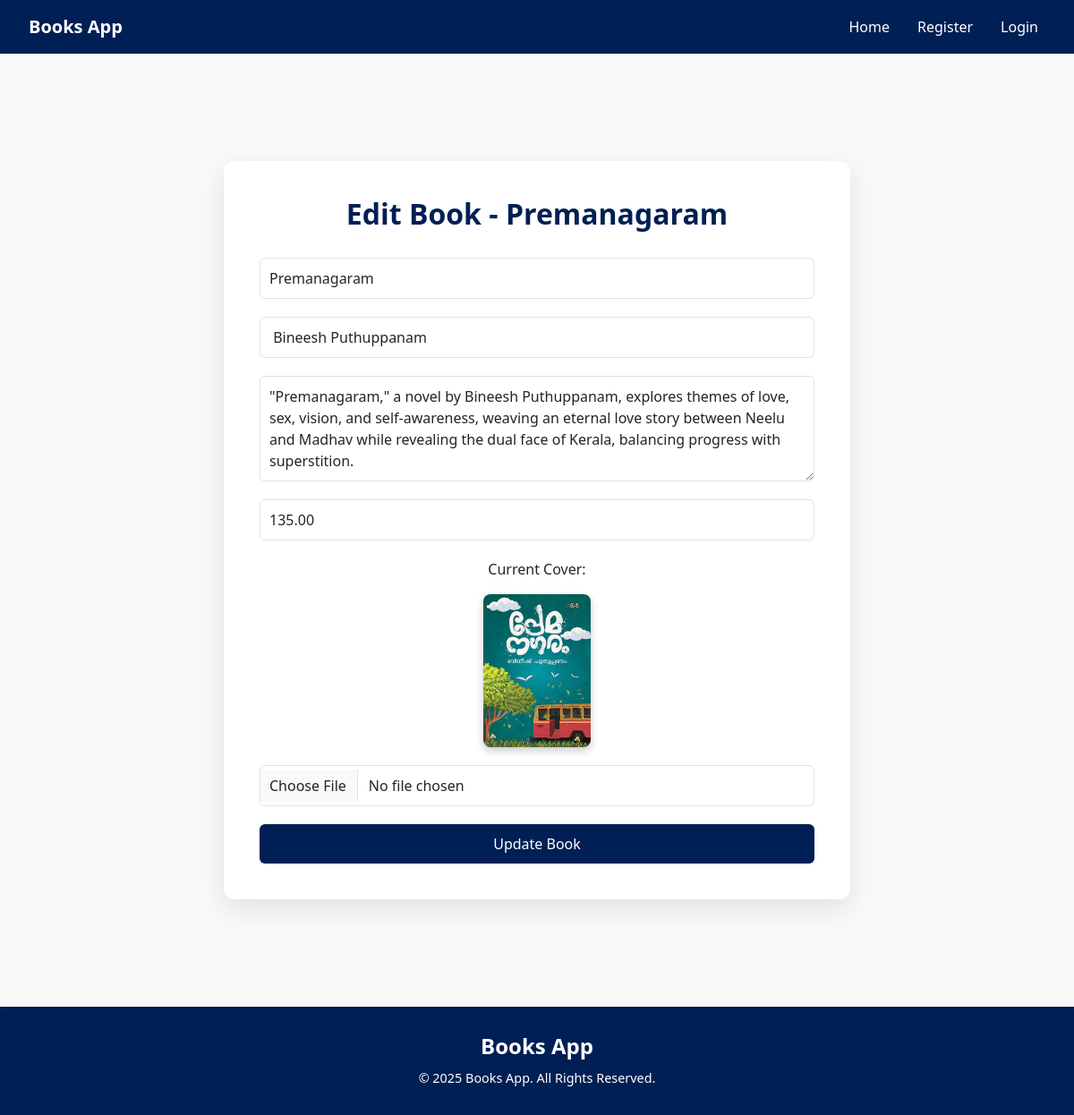
Screenshot of /edit_book/2/ with the database file from the repository.
### book/models.py (models this page shows, shortened)
class Book(models.Model):
    title = models.CharField(max_length=100)
    author = models.CharField(max_length=100)
    description = models.TextField()
    price = models.DecimalField(max_digits=6, decimal_places=2)
    cover = models.ImageField(upload_to='book_covers/', blank=True, null=True)

### book/views.py (the view, shortened to what this page needs)
# urls.py: path('edit_book/<int:book_id>/', views.edit_book, name='edit_book'),
def edit_book(request, book_id):
    book = get_object_or_404(Book, id=book_id)
    return render(request, 'edit_book.html', {'book': book})

### templates/edit_book.html (shortened to what this page needs)
{% extends 'base.html' %}
{% load static %}
{% block content %}
<div class="edit-book-form">
    <h2>Edit Book - {{ book.title }}</h2>
    <form method="POST" enctype="multipart/form-data">
        <input type="text" name="title" class="form-control" placeholder="Book Title" value="{{ book.title }}" required>
        <input type="text" name="author" class="form-control" placeholder="Author Name" value="{{ book.author }}" required>
        <textarea name="description" class="form-control" placeholder="Description" rows="4" required>{{ book.description }}</textarea>
        <input type="number" name="price" class="form-control" placeholder="Price" value="{{ book.price }}" required>
        <div class="current-cover">
                <p>Current Cover:</p>
                <img src="{{ book.cover.url }}" alt="Current Cover">
        </div>
        <input type="file" name="cover" class="form-control">
        <button type="submit" class="btn-submit">Update Book</button>
    </form>
</div>
{% endblock %}

### templates/base.html (style rules this page uses)
body { font-family: 'Segoe UI', sans-serif; background-color: #f9f9f9; margin: 0; padding: 0; display: flex; flex-direction: column; height: 100%; margin: 0; padding: 0; }

### templates/edit_book.html (style rules this page uses)
.edit-book-form { max-width: 700px; margin: 60px auto; padding: 40px; background-color: #fff; border-radius: 12px; box-shadow: 0 10px 30px rgba(0, 0, 0, 0.1); }
.edit-book-form h2 { text-align: center; margin-bottom: 30px; color: #001f54; font-weight: 700; }
.form-control { margin-bottom: 20px; padding: 10px; border-radius: 6px; font-size: 1rem; width: 100%; }
.btn-submit { background-color: #001f54; color: white; padding: 10px 20px; border: none; width: 100%; border-radius: 6px; font-size: 1rem; transition: background-color 0.3s ease; }
.current-cover { text-align: center; margin-bottom: 20px; }
.current-cover img { width: 120px; border-radius: 8px; box-shadow: 0 4px 10px rgba(0,0,0,0.2); }

### rows the page displays
Book: title "Premanagaram", author "Bineesh Puthuppanam", description "\"Premanagaram,\" a novel by Bineesh Puthuppanam, explores themes of love, sex, vision, and self-awareness, weaving an eternal love story between Neelu and Madhav while revealing the dual face of Kerala, balancing progress with superstition.", price "135.00", cover (picture)
